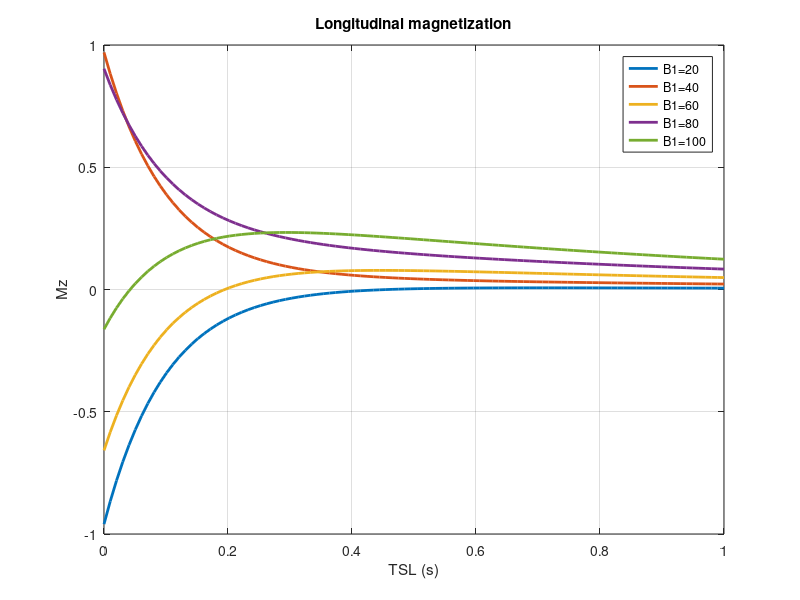

Reproduce this figure in MATLAB.
% Define the range of x-values
TSL = linspace(0, 1, 100); % You can adjust the range and number of points

% Define values (adjust as needed)
gamma = 267.513e6; % Gyromagnetic ratio, proton (rad/s/T)
P = 1; %spin-lock amplitude Bsl=P*B1
tau = 1e-6; % nominal pi/2 pulse width
%TSL = 200e-3; %Spin-Lock time in miliseconds
T1p = 0.95; % Longitudinal relaxation in seconds. Gray matter
T2p = 0.1;  % transverse relaxation in seconds. Gray matter

% Define the values of B1
B1_values = [20, 40, 60, 80, 100];


% Iterate through each value of b
for i = 1:length(B1_values)
    B1 = B1_values(i);
    
    % Calculate Mz
    Mz = (sin(gamma*B1*tau).^2).*exp(-TSL/T1p)+(cos(gamma*B1*tau).^2).*cos(gamma*B1*tau).*exp(-TSL/T2p);
    
    % Plot the line for the current value of b
    plot(TSL, Mz, 'LineWidth', 2);
    
    % Hold on to add more lines to the same plot
    hold on;
end

% Compute the corresponding Mz-values
%Mz = (sin(gamma*B1*tau)).^2.*exp(-TSL/T1p)+(cos(gamma*B1*tau)).^2.*cos(gamma*B1*tau).*exp(-TSL/T2p);
%Mz2 = exp(-TSL/T1p);

% Add labels and legend
xlabel('TSL (s)');
ylabel('Mz');
title('Longitudinal magnetization');
grid on;
legend('B1=20', 'B1=40', 'B1=60', 'B1=80', 'B1=100');

% Turn off the hold mode
hold off;
